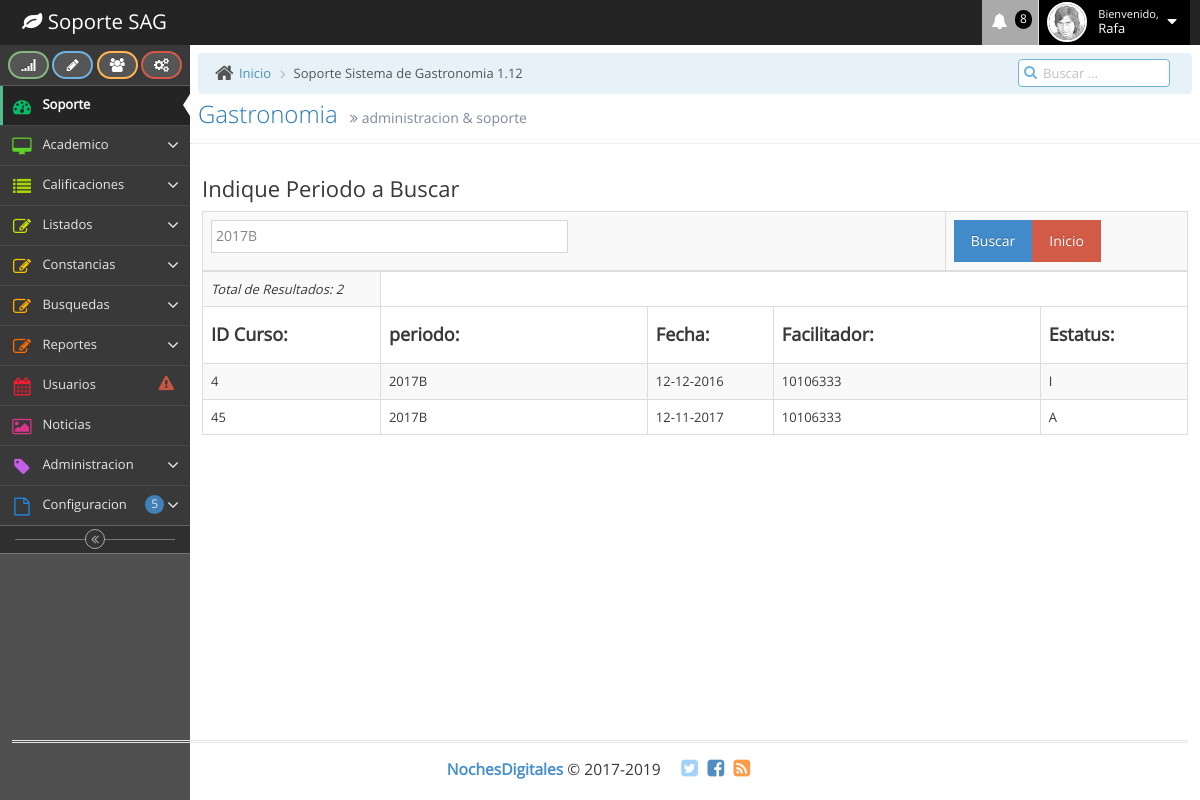
/buscadorcursos.php?criterio=2017B, run on the app's committed database.
### tables this page shows
CREATE TABLE `cursos` (
  `idcurso` int(11) NOT NULL,
  `periodo` varchar(25) NOT NULL,
  `fechacurso` varchar(25) NOT NULL,
  `idfacilitador` varchar(50) NOT NULL,
  `nombrefac` varchar(80) NOT NULL,
  `estatus` varchar(50) NOT NULL
);

### funciones.php (called while the page is built, shortened)
<?php
function getParam($param, $default) {
	$result = $default;
	if (isset($param)) {
  		$result = (get_magic_quotes_gpc()) ? $param : addslashes($param);
	}
	return $result;
}
function sqlValue($value, $type) {
  $value = get_magic_quotes_gpc() ? stripslashes($value) : $value;
  $value = function_exists("mysql_real_escape_string") ? mysql_real_escape_string($value) : mysql_escape_string($value);
  switch ($type) {
    case "text":
      $value = ($value != "") ? "'" . $value . "'" : "NULL";
      break;
  }
  return $value;
}
?>

### buscadorcursos.php (the view, shortened to what this page needs)
<?php
require("conexion.php");
require("funciones.php");
$criterio = getParam($_GET["criterio"], "");
$total = 0;
if ($criterio != "") {
	$query = "SELECT * FROM cursos WHERE periodo	 like ".sqlValue($criterio."%", "text")." ORDER BY idcurso ASC";
	$queEmp = mysql_query($query, $conexion);
	$total = mysql_num_rows($queEmp);
}
?>
<!DOCTYPE html>
<html lang="en">
	<head>
		<link rel="stylesheet" href="assets/css/bootstrap.min.css" />
		<link rel="stylesheet" href="assets/font-awesome/4.5.0/css/font-awesome.min.css" />
		<link rel="stylesheet" href="assets/css/ace.min.css" class="ace-main-stylesheet" id="main-ace-style" />
		<link rel="stylesheet" href="assets/css/ace-skins.min.css" />
		<link rel="stylesheet" href="assets/css/ace-rtl.min.css" />
	</head>
	<body class="skin-2">
		<div id="navbar" class="navbar navbar-default          ace-save-state">
			<div class="navbar-container ace-save-state" id="navbar-container">
				<div class="navbar-header pull-left">
					<a href="index.html" class="navbar-brand">
						<small>
							<i class="fa fa-leaf"></i>
							Soporte SAG
						</small>
					</a>
				</div>
				<div class="navbar-buttons navbar-header pull-right" role="navigation">
					<ul class="nav ace-nav">
					  <li class="purple dropdown-modal">
							<a data-toggle="dropdown" class="dropdown-toggle" href="#">
								<i class="ace-icon fa fa-bell icon-animated-bell"></i>
								<span class="badge badge-important">8</span>
							</a>
					  </li>
						<li class="light-blue dropdown-modal">
							<a data-toggle="dropdown" href="#" class="dropdown-toggle">
								<img class="nav-user-photo" src="assets/images/avatars/user.jpg" alt="Jason's Photo" />
								<span class="user-info">
									<small>Bienvenido,</small>
									Rafa
								</span>
								<i class="ace-icon fa fa-caret-down"></i>
							</a>
					  </li>
				  </ul>
				</div>
			</div>
		</div>
		<div class="main-container ace-save-state" id="main-container">
			<div id="sidebar" class="sidebar                  responsive                    ace-save-state">
				<div class="sidebar-shortcuts" id="sidebar-shortcuts">
					<div class="sidebar-shortcuts-large" id="sidebar-shortcuts-large">
						<button class="btn btn-success">
							<i class="ace-icon fa fa-signal"></i>
						</button>
						<button class="btn btn-info">
							<i class="ace-icon fa fa-pencil"></i>
						</button>
						<button class="btn btn-warning">
							<i class="ace-icon fa fa-users"></i>
						</button>
						<button class="btn btn-danger">
							<i class="ace-icon fa fa-cogs"></i>
						</button>
					</div>
				</div>
				<ul class="nav nav-list">
					<li class="active">
						<a href="index.html">
							<i class="menu-icon fa fa-tachometer"></i>
							<span class="menu-text"> Soporte </span>
						</a>
					</li>
					<li class="">
						<a href="#" class="dropdown-toggle">
							<i class="menu-icon fa fa-desktop"></i>
							<span class="menu-text">
								Academico
							</span>
							<b class="arrow fa fa-angle-down"></b>
						</a>
					</li>
					<li class="">
						<a href="#" class="dropdown-toggle">
							<i class="menu-icon fa fa-list"></i>
							<span class="menu-text"> Calificaciones </span>
							<b class="arrow fa fa-angle-down"></b>
						</a>
					</li>
					<li class="">
						<a href="#" class="dropdown-toggle">
							<i class="menu-icon fa fa-pencil-square-o"></i>
							<span class="menu-text"> Listados </span>
							<b class="arrow fa fa-angle-down"></b>
						</a>
					</li>
<li class="">
						<a href="#" class="dropdown-toggle">
							<i class="menu-icon fa fa-pencil-square-o"></i>
									<span class="menu-text"> Constancias </span>
							<b class="arrow fa fa-angle-down"></b>
						</a>
					</li>
                    <li class="">
						<a href="#" class="dropdown-toggle">
							<i class="menu-icon fa fa-pencil-square-o"></i>
									<span class="menu-text"> Busquedas </span>
							<b class="arrow fa fa-angle-down"></b>
						</a>
					</li>
                    <li class="">
						<a href="#" class="dropdown-toggle">
							<i class="menu-icon fa fa-pencil-square-o"></i>
									<span class="menu-text"> Reportes </span>
							<b class="arrow fa fa-angle-down"></b>
						</a>
					</li>
				  <li class="">
						<a href="calendar.html">
							<i class="menu-icon fa fa-calendar"></i>
							<span class="menu-text">
								Usuarios
							<span class="badge badge-transparent tooltip-error" title="2 Important Events">
									<i class="ace-icon fa fa-exclamation-triangle red bigger-130"></i>
								</span>
							</span>
						</a>
					</li>
					<li class="">
						<a href="gallery.html">
							<i class="menu-icon fa fa-picture-o"></i>
							<span class="menu-text"> Noticias </span>
						</a>
					</li>
					<li class="">
						<a href="#" class="dropdown-toggle">
							<i class="menu-icon fa fa-tag"></i>
							<span class="menu-text"> Administracion </span>
							<b class="arrow fa fa-angle-down"></b>
						</a>
					</li>
					<li class="">
						<a href="#" class="dropdown-toggle">
							<i class="menu-icon fa fa-file-o"></i>
							<span class="menu-text">
								Configuracion
							<span class="badge badge-primary">5</span>
							</span>
							<b class="arrow fa fa-angle-down"></b>
						</a>
					</li>
				</ul>
				<div class="sidebar-toggle sidebar-collapse" id="sidebar-collapse">
					<i id="sidebar-toggle-icon" class="ace-icon fa fa-angle-double-left ace-save-state" data-icon1="ace-icon fa fa-angle-double-left" data-icon2="ace-icon fa fa-angle-double-right"></i>
				</div>
			</div>
			<div class="main-content">
				<div class="main-content-inner">
				  <div class="breadcrumbs ace-save-state" id="breadcrumbs">
						<ul class="breadcrumb">
							<li>
								<i class="ace-icon fa fa-home home-icon"></i>
								<a href="#">Inicio</a>
							</li>
							<li class="active">Soporte Sistema de Gastronomia 1.12</li>
						</ul>
						<div class="nav-search" id="nav-search">
							<form class="form-search">
								<span class="input-icon">
									<input type="text" placeholder="Buscar ..." class="nav-search-input" id="nav-search-input" autocomplete="off" />
									<i class="ace-icon fa fa-search nav-search-icon"></i>
								</span>
							</form>
						</div>
					</div>
						<div class="page-header">
							<h1>
								Gastronomia
								<small>
									<i class="ace-icon fa fa-angle-double-right"></i>
									administracion &amp; soporte
								</small>
						  </h1>
				  </div>
						<div class="row">
							<div class="col-xs-12">
								<div class="col-xs-12">
      <section id="main-content">
				<h3>Indique Periodo a Buscar</h3>
					      <form id="frbuscar" name="frbuscar" method="get" action="">
					    <table width="251" border="0" align="center" class="table table-striped table-bordered table-hover dataTable no-footer" >
					      <tr>
					        <td width="121"><input name="criterio" type="text" id="criterio" size="40" value="<?php echo $criterio; ?>" /></td>
					        <td width="122"><input type="submit" id="btbuscar" value="Buscar" class="btn btn-primary"/><a href="index.php" class="btn btn-danger">Inicio</a></td>
					      </tr>
					    </table>
					  </form>
					<?php if ($total > 0) { ?>
					<table width="950" border="0" align="center" class="table table-striped table-bordered table-hover dataTable no-footer" >
					 <tr>
					        	<td><em>Total de Resultados: <?php echo $total; ?></em></td>
					  </tr>
					  <tr>
					        	<td width="100"><h4><strong>ID Curso:</strong></h4></td>
						        <td width="150"><h4><strong>periodo:</strong></h4></td>
						        <td width="60"><h4><strong>Fecha:</strong></h4></td>
						        <td width="150"><h4><strong>Facilitador:</strong></h4></td>
						        <td width="70"><h4><strong>Estatus:</strong></h4></td>
					  </tr>
					  <?php while ($rsEmp = mysql_fetch_assoc($queEmp)) { ?>
					  <tr>
					    <td><?php echo $rsEmp['idcurso']; ?></td>
					    <td><?php echo $rsEmp['periodo']; ?></td>
					    <td><?php echo $rsEmp['fechacurso']; ?></td>
					    <td><?php echo $rsEmp['idfacilitador']; ?></td>
						<td><?php echo $rsEmp['estatus']; ?></td>
					  </tr>
					  <?php } ?>
					</table>
					  <?php } ?>
		</section>
								</div>
							</div>
						</div>
			  </div>
				</div>
			</div>
			<div class="footer">
				<div class="footer-inner">
					<div class="footer-content">
						<span class="bigger-120">
							<span class="blue bolder">NochesDigitales</span>
							 &copy; 2017-2019
						</span>
						<span class="action-buttons">
							<a href="#">
								<i class="ace-icon fa fa-twitter-square light-blue bigger-150"></i>
							</a>
							<a href="#">
								<i class="ace-icon fa fa-facebook-square text-primary bigger-150"></i>
							</a>
							<a href="#">
								<i class="ace-icon fa fa-rss-square orange bigger-150"></i>
							</a>
						</span>
					</div>
				</div>
			</div>
	</body>
</html>

### data on the page
cursos: idcurso "4", periodo "2017B", fechacurso "12-12-2016", idfacilitador "10106333", estatus "I"
cursos: idcurso "45", periodo "2017B", fechacurso "12-11-2017", idfacilitador "10106333", estatus "A"

### other printed values
$total "2"
